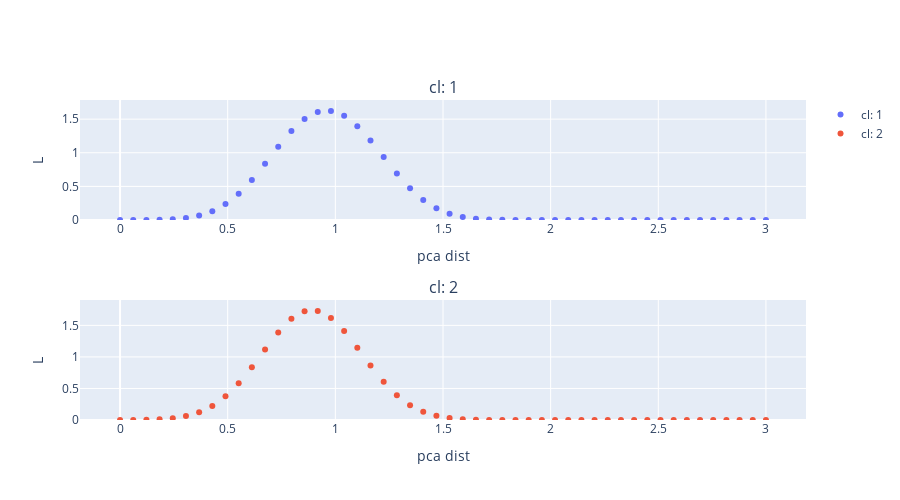
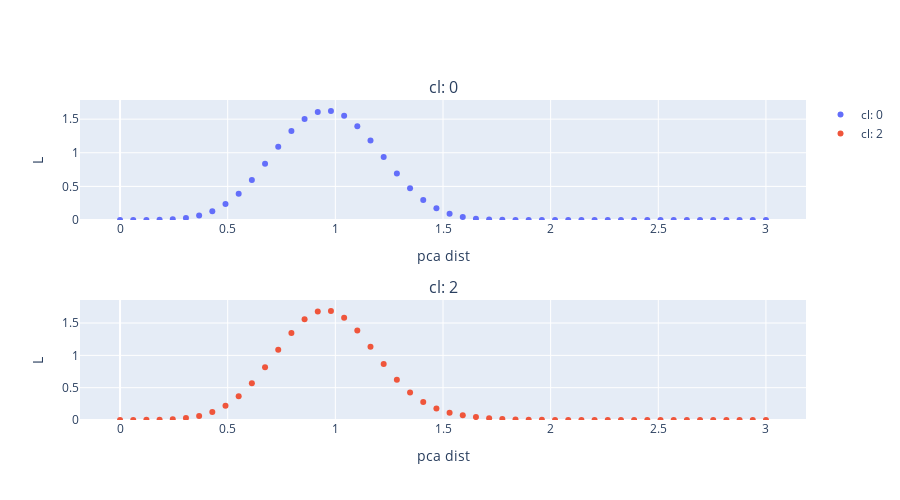
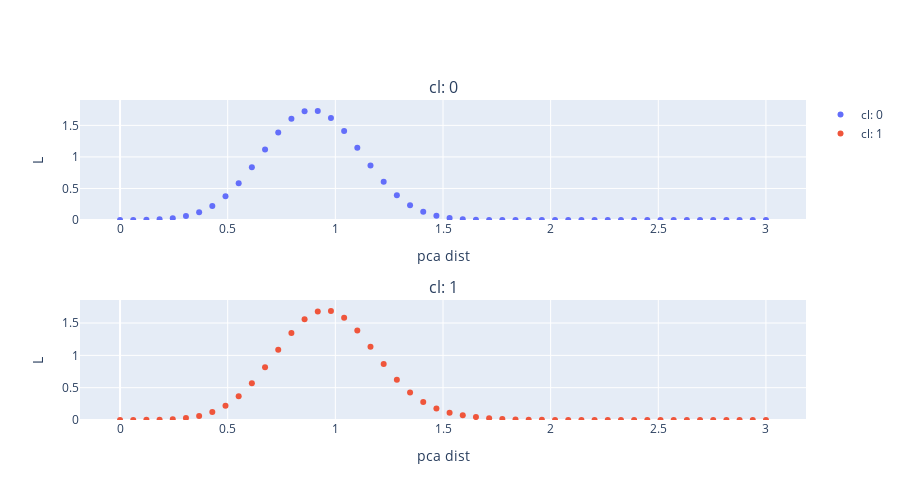

The cell these charts' notebook holds for them, in order:
### Code cell
from plotly import subplots

def plot_distances(dists_dict,gp,range_dists,height= 500,width= 900):
    Ncols= 1
    
    keys_get= sorted([v for v,g in dists_dict[gp].items() if len(g)])
    titles= ['cl: {}'.format(g) for g in keys_get]

    fig_subplots = subplots.make_subplots(rows= int(len(titles) / float(Ncols)) + (len(titles) % Ncols > 0), cols=Ncols,
                             subplot_titles=tuple(titles))
    
    for idx in range(len(titles)):
        print(idx)
        ref= keys_get[idx]
        pos1= int(float(idx) / Ncols) + 1
        pos2= idx - (pos1-1)*Ncols + 1

        title= titles[idx]
        
        data= dists_dict[gp][ref]
        data= np.array(data).reshape(-1,1)
        kde = KernelDensity(kernel='gaussian', bandwidth=0.2).fit(data)
        scor_dist= kde.score_samples(range_dists)
        scor_dist= np.exp(scor_dist)
        trace1= go.Scatter(
            y= scor_dist,
            x= range_dists.T[0],
            mode= 'markers',
            name= titles[idx]
        )
        
        fig_subplots.append_trace(trace1, pos1, pos2)
        
        fig_subplots['layout']['yaxis' + str(idx + 1)].update(title= 'L')
        fig_subplots['layout']['yaxis' + str(idx + 1)].update(range= [0,max(scor_dist) + max(scor_dist)/10])
        fig_subplots['layout']['xaxis' + str(idx + 1)].update(title= 'pca dist')

    layout = go.Layout(
        title= title,
    )

    fig= go.Figure(data=fig_subplots, layout=layout)
    
    fig['layout'].update(height= height,width= width)
    
    
    iplot(fig)


range_dists= np.linspace(0,3,50)
range_dists= range_dists.reshape(-1,1)
gp= 0

for gp in sorted(dists_dict.keys()):
    plot_distances(dists_dict,gp,range_dists,height= 500,width= 900)

### Figure 1 — Plotly figure (JSON) as saved in the notebook; plotly's stock layout.template omitted (floating-point values rounded to 4 significant figures)
{"data": [{"mode": "markers", "name": "cl: 1", "type": "scatter", "x": [0, 0.06122, 0.1224, 0.1837, 0.2449, 0.3061, 0.3673, 0.4286, 0.4898, 0.551, 0.6122, 0.6735, 0.7347, 0.7959, 0.8571, 0.9184, 0.9796, 1.041, 1.102, 1.163, 1.224, 1.286, 1.347, 1.408, 1.469, 1.531, 1.592, 1.653, 1.714, 1.776, 1.837, 1.898, 1.959, 2.02, 2.082, 2.143, 2.204, 2.265, 2.327, 2.388, 2.449, 2.51, 2.571, 2.633, 2.694, 2.755, 2.816, 2.878, 2.939, 3], "xaxis": "x", "y": [0.0001638, 0.0005618, 0.001755, 0.004996, 0.01297, 0.03069, 0.06632, 0.1309, 0.2365, 0.3917, 0.5965, 0.838, 1.091, 1.323, 1.503, 1.607, 1.623, 1.549, 1.396, 1.183, 0.9382, 0.6928, 0.4739, 0.2991, 0.1736, 0.0924, 0.04504, 0.02008, 0.00818, 0.003042, 0.001033, 0.0003198, 9.032e-05, 2.327e-05, 5.464e-06, 1.17e-06, 2.284e-07, 4.064e-08, 6.591e-09, 9.743e-10, 1.313e-10, 1.611e-11, 1.803e-12, 1.838e-13, 1.707e-14, 1.444e-15, 1.114e-16, 7.823e-18, 5.006e-19, 2.918e-20], "yaxis": "y"}, {"mode": "markers", "name": "cl: 2", "type": "scatter", "x": [0, 0.06122, 0.1224, 0.1837, 0.2449, 0.3061, 0.3673, 0.4286, 0.4898, 0.551, 0.6122, 0.6735, 0.7347, 0.7959, 0.8571, 0.9184, 0.9796, 1.041, 1.102, 1.163, 1.224, 1.286, 1.347, 1.408, 1.469, 1.531, 1.592, 1.653, 1.714, 1.776, 1.837, 1.898, 1.959, 2.02, 2.082, 2.143, 2.204, 2.265, 2.327, 2.388, 2.449, 2.51, 2.571, 2.633, 2.694, 2.755, 2.816, 2.878, 2.939, 3], "xaxis": "x2", "y": [0.000601, 0.001801, 0.004956, 0.01253, 0.02912, 0.0623, 0.1228, 0.2233, 0.375, 0.5824, 0.8381, 1.119, 1.388, 1.603, 1.724, 1.729, 1.617, 1.409, 1.143, 0.8629, 0.6046, 0.3925, 0.2358, 0.1308, 0.06685, 0.03147, 0.01362, 0.00541, 0.001972, 0.000659, 0.0002017, 5.65e-05, 1.448e-05, 3.394e-06, 7.271e-07, 1.423e-07, 2.544e-08, 4.153e-09, 6.189e-10, 8.417e-11, 1.044e-11, 1.182e-12, 1.221e-13, 1.15e-14, 9.873e-16, 7.729e-17, 5.517e-18, 3.589e-19, 2.128e-20, 1.15e-21], "yaxis": "y2"}], "layout": {"annotations": [{"font": {"size": 16}, "showarrow": false, "text": "cl: 1", "x": 0.5, "xanchor": "center", "xref": "paper", "y": 1, "yanchor": "bottom", "yref": "paper"}, {"font": {"size": 16}, "showarrow": false, "text": "cl: 2", "x": 0.5, "xanchor": "center", "xref": "paper", "y": 0.375, "yanchor": "bottom", "yref": "paper"}], "height": 500, "width": 900, "xaxis": {"anchor": "y", "domain": [0, 1], "title": {"text": "pca dist"}}, "xaxis2": {"anchor": "y2", "domain": [0, 1], "title": {"text": "pca dist"}}, "yaxis": {"anchor": "x", "domain": [0.625, 1], "range": [0, 1.785], "title": {"text": "L"}}, "yaxis2": {"anchor": "x2", "domain": [0, 0.375], "range": [0, 1.902], "title": {"text": "L"}}}}

### Figure 2 — Plotly figure (JSON) as saved in the notebook; plotly's stock layout.template omitted (floating-point values rounded to 4 significant figures)
{"data": [{"mode": "markers", "name": "cl: 0", "type": "scatter", "x": [0, 0.06122, 0.1224, 0.1837, 0.2449, 0.3061, 0.3673, 0.4286, 0.4898, 0.551, 0.6122, 0.6735, 0.7347, 0.7959, 0.8571, 0.9184, 0.9796, 1.041, 1.102, 1.163, 1.224, 1.286, 1.347, 1.408, 1.469, 1.531, 1.592, 1.653, 1.714, 1.776, 1.837, 1.898, 1.959, 2.02, 2.082, 2.143, 2.204, 2.265, 2.327, 2.388, 2.449, 2.51, 2.571, 2.633, 2.694, 2.755, 2.816, 2.878, 2.939, 3], "xaxis": "x", "y": [0.0001638, 0.0005618, 0.001755, 0.004996, 0.01297, 0.03069, 0.06632, 0.1309, 0.2365, 0.3917, 0.5965, 0.838, 1.091, 1.323, 1.503, 1.607, 1.623, 1.549, 1.396, 1.183, 0.9382, 0.6928, 0.4739, 0.2991, 0.1736, 0.0924, 0.04504, 0.02008, 0.00818, 0.003042, 0.001033, 0.0003198, 9.032e-05, 2.327e-05, 5.464e-06, 1.17e-06, 2.284e-07, 4.064e-08, 6.591e-09, 9.743e-10, 1.313e-10, 1.611e-11, 1.803e-12, 1.838e-13, 1.707e-14, 1.444e-15, 1.114e-16, 7.823e-18, 5.006e-19, 2.918e-20], "yaxis": "y"}, {"mode": "markers", "name": "cl: 2", "type": "scatter", "x": [0, 0.06122, 0.1224, 0.1837, 0.2449, 0.3061, 0.3673, 0.4286, 0.4898, 0.551, 0.6122, 0.6735, 0.7347, 0.7959, 0.8571, 0.9184, 0.9796, 1.041, 1.102, 1.163, 1.224, 1.286, 1.347, 1.408, 1.469, 1.531, 1.592, 1.653, 1.714, 1.776, 1.837, 1.898, 1.959, 2.02, 2.082, 2.143, 2.204, 2.265, 2.327, 2.388, 2.449, 2.51, 2.571, 2.633, 2.694, 2.755, 2.816, 2.878, 2.939, 3], "xaxis": "x2", "y": [0.0002137, 0.0006814, 0.001995, 0.005369, 0.01329, 0.0303, 0.06369, 0.1236, 0.2219, 0.3689, 0.5689, 0.8149, 1.086, 1.347, 1.557, 1.679, 1.688, 1.583, 1.385, 1.131, 0.8651, 0.6221, 0.4244, 0.2782, 0.1784, 0.1137, 0.07255, 0.04605, 0.02859, 0.017, 0.009515, 0.004948, 0.002372, 0.001043, 0.0004192, 0.0001538, 5.145e-05, 1.569e-05, 4.357e-06, 1.102e-06, 2.539e-07, 5.327e-08, 1.018e-08, 1.77e-09, 2.805e-10, 4.045e-11, 5.313e-12, 6.353e-13, 6.918e-14, 6.859e-15], "yaxis": "y2"}], "layout": {"annotations": [{"font": {"size": 16}, "showarrow": false, "text": "cl: 0", "x": 0.5, "xanchor": "center", "xref": "paper", "y": 1, "yanchor": "bottom", "yref": "paper"}, {"font": {"size": 16}, "showarrow": false, "text": "cl: 2", "x": 0.5, "xanchor": "center", "xref": "paper", "y": 0.375, "yanchor": "bottom", "yref": "paper"}], "height": 500, "width": 900, "xaxis": {"anchor": "y", "domain": [0, 1], "title": {"text": "pca dist"}}, "xaxis2": {"anchor": "y2", "domain": [0, 1], "title": {"text": "pca dist"}}, "yaxis": {"anchor": "x", "domain": [0.625, 1], "range": [0, 1.785], "title": {"text": "L"}}, "yaxis2": {"anchor": "x2", "domain": [0, 0.375], "range": [0, 1.856], "title": {"text": "L"}}}}

### Figure 3 — Plotly figure (JSON) as saved in the notebook; plotly's stock layout.template omitted (floating-point values rounded to 4 significant figures)
{"data": [{"mode": "markers", "name": "cl: 0", "type": "scatter", "x": [0, 0.06122, 0.1224, 0.1837, 0.2449, 0.3061, 0.3673, 0.4286, 0.4898, 0.551, 0.6122, 0.6735, 0.7347, 0.7959, 0.8571, 0.9184, 0.9796, 1.041, 1.102, 1.163, 1.224, 1.286, 1.347, 1.408, 1.469, 1.531, 1.592, 1.653, 1.714, 1.776, 1.837, 1.898, 1.959, 2.02, 2.082, 2.143, 2.204, 2.265, 2.327, 2.388, 2.449, 2.51, 2.571, 2.633, 2.694, 2.755, 2.816, 2.878, 2.939, 3], "xaxis": "x", "y": [0.000601, 0.001801, 0.004956, 0.01253, 0.02912, 0.0623, 0.1228, 0.2233, 0.375, 0.5824, 0.8381, 1.119, 1.388, 1.603, 1.724, 1.729, 1.617, 1.409, 1.143, 0.8629, 0.6046, 0.3925, 0.2358, 0.1308, 0.06685, 0.03147, 0.01362, 0.00541, 0.001972, 0.000659, 0.0002017, 5.65e-05, 1.448e-05, 3.394e-06, 7.271e-07, 1.423e-07, 2.544e-08, 4.153e-09, 6.189e-10, 8.417e-11, 1.044e-11, 1.182e-12, 1.221e-13, 1.15e-14, 9.873e-16, 7.729e-17, 5.517e-18, 3.589e-19, 2.128e-20, 1.15e-21], "yaxis": "y"}, {"mode": "markers", "name": "cl: 1", "type": "scatter", "x": [0, 0.06122, 0.1224, 0.1837, 0.2449, 0.3061, 0.3673, 0.4286, 0.4898, 0.551, 0.6122, 0.6735, 0.7347, 0.7959, 0.8571, 0.9184, 0.9796, 1.041, 1.102, 1.163, 1.224, 1.286, 1.347, 1.408, 1.469, 1.531, 1.592, 1.653, 1.714, 1.776, 1.837, 1.898, 1.959, 2.02, 2.082, 2.143, 2.204, 2.265, 2.327, 2.388, 2.449, 2.51, 2.571, 2.633, 2.694, 2.755, 2.816, 2.878, 2.939, 3], "xaxis": "x2", "y": [0.0002137, 0.0006814, 0.001995, 0.005369, 0.01329, 0.0303, 0.06369, 0.1236, 0.2219, 0.3689, 0.5689, 0.8149, 1.086, 1.347, 1.557, 1.679, 1.688, 1.583, 1.385, 1.131, 0.8651, 0.6221, 0.4244, 0.2782, 0.1784, 0.1137, 0.07255, 0.04605, 0.02859, 0.017, 0.009515, 0.004948, 0.002372, 0.001043, 0.0004192, 0.0001538, 5.145e-05, 1.569e-05, 4.357e-06, 1.102e-06, 2.539e-07, 5.327e-08, 1.018e-08, 1.77e-09, 2.805e-10, 4.045e-11, 5.313e-12, 6.353e-13, 6.918e-14, 6.859e-15], "yaxis": "y2"}], "layout": {"annotations": [{"font": {"size": 16}, "showarrow": false, "text": "cl: 0", "x": 0.5, "xanchor": "center", "xref": "paper", "y": 1, "yanchor": "bottom", "yref": "paper"}, {"font": {"size": 16}, "showarrow": false, "text": "cl: 1", "x": 0.5, "xanchor": "center", "xref": "paper", "y": 0.375, "yanchor": "bottom", "yref": "paper"}], "height": 500, "width": 900, "xaxis": {"anchor": "y", "domain": [0, 1], "title": {"text": "pca dist"}}, "xaxis2": {"anchor": "y2", "domain": [0, 1], "title": {"text": "pca dist"}}, "yaxis": {"anchor": "x", "domain": [0.625, 1], "range": [0, 1.902], "title": {"text": "L"}}, "yaxis2": {"anchor": "x2", "domain": [0, 0.375], "range": [0, 1.856], "title": {"text": "L"}}}}
